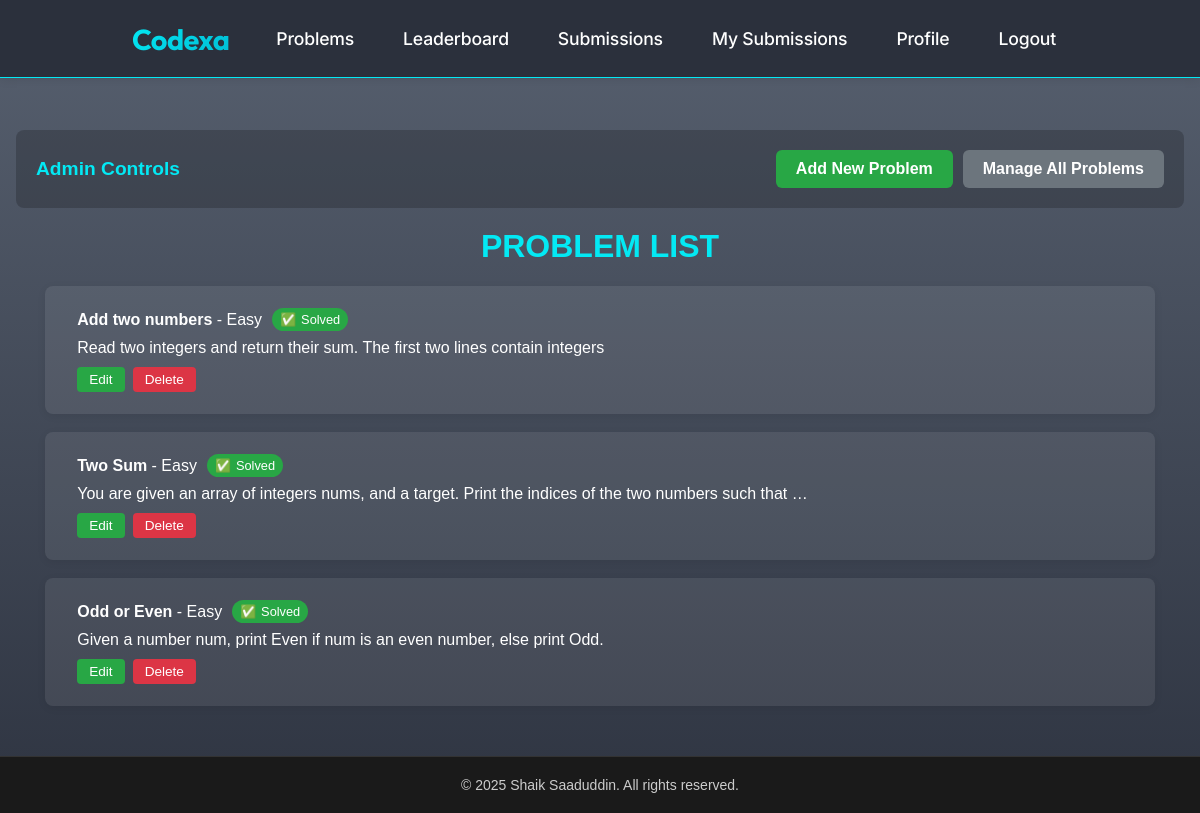
Screenshot of /problems/list/ (signed in) with the database file from the repository.
### problems/models.py (models this page shows, shortened)
class Problem(models.Model):
    title = models.CharField(max_length=200)
    description = models.TextField()
    difficulty = models.CharField(max_length=50)
    sample_input = models.TextField(null=True, blank=True)
    sample_output = models.TextField(null=True, blank=True)

### problems/views.py (the view)
# urls.py: path('list/', views.problem_list, name='problem-list'),
def problem_list(request):
    problems = Problem.objects.all()
    solved_problems = []
    if request.user.is_authenticated:
        solved_problems = list(
            CodeSubmission.objects.filter(
                user=request.user,
                is_correct=True
            ).values_list('problem_id', flat=True).distinct()
        )
    return render(request, 'problemList.html', {
        'problems': problems,
        'solved_problems': solved_problems
    })

### problems/templates/problemList.html (shortened to what this page needs)
{% extends "base.html" %}
{% load static %}
{% block extra_css %}
<link rel="stylesheet" href="{% static 'problemList.css' %}">
{% endblock %}
{% block content %}
{% if user.is_staff %}
<div class="admin-controls">
    <div class="admin-title">Admin Controls</div>
    <div class="admin-buttons">
        <a href="{% url 'admin_add_problem' %}" class="admin-btn add">Add New Problem</a>
        <a href="{% url 'admin_problems_list' %}" class="admin-btn manage">Manage All Problems</a>
    </div>
</div>
{% endif %}
<h1 id="heading">PROBLEM LIST</h1>
<ul style="list-style: none; padding: 0; margin: 0;">
    {% for problem in problems %}
    <li>
        <div class="problem-box">
            <div class="problem-header">
                <div class="problem-title-section">
                    <a href="{% url 'problem-detail' problem.id %}" style="text-decoration: none; color: inherit;">
                        <strong>{{ problem.title }}</strong> - {{ problem.difficulty }}
                    </a>
                    {% if user.is_authenticated and problem.id in solved_problems %}
                        <div class="solved-indicator">
                            <span>✅</span>
                            <span>Solved</span>
                        </div>
                    {% endif %}
                </div>
            </div>
            <a href="{% url 'problem-detail' problem.id %}" style="text-decoration: none; color: inherit;">
                {{ problem.description|striptags|truncatewords:20 }}
            </a>
            {% if user.is_staff %}
            <div class="problem-actions">
                <a href="{% url 'admin_edit_problem' problem.id %}" class="problem-btn edit">Edit</a>
                <a href="{% url 'admin_delete_problem' problem.id %}" class="problem-btn delete">Delete</a>
            </div>
            {% endif %}
        </div>
    </li>
    {% empty %}
    <li>
        No problems available.
    </li>
    {% endfor %}
</ul>
{% endblock %}

### static/base.css (style rules this page uses)
body { margin: 0; padding: 0; font-family: 'Segoe UI', Arial, Helvetica, sans-serif; background: #23272f; color: #fff; min-height: 100vh; }
a { color: #03e9f4; text-decoration: none; transition: color 0.2s; }
h1, h2, h3, h4, h5 { color: #fff; font-weight: 600; margin-top: 0; }

### static/footer.css (style rules this page uses)
body { display: flex; flex-direction: column; min-height: 100vh; margin: 0; padding: 0; }
* { box-sizing: border-box; }
html { margin: 0; padding: 0; }

### problems/static/problemList.css (style rules this page uses)
body { margin: 0; padding: 0; font-family: Arial, Helvetica, sans-serif; background: linear-gradient(#57606f, #2f3542); height: 100vh; color: #fff; }
.problem-box { background: rgba(255, 255, 255, 0.08); color: #fff; border-radius: 8px; box-shadow: 0 2px 8px rgba(0,0,0,0.07); margin: 18px 0; padding: 22px 32px; width: 95%; margin-left: auto; margin-right: auto; transition: transform 0.2s cubic-bezier(.4,2,.6,1), box-shadow 0.2s cubic-bezier(.4,2,.6,1), background 0.2s; box-sizing: border-box; cursor: pointer; display: block; }

### problems/templates/problemList.html (style rules this page uses)
.admin-controls { max-width: 1200px; margin: 20px auto; padding: 0 20px; display: flex; justify-content: space-between; align-items: center; background: rgba(0, 0, 0, 0.2); border-radius: 8px; padding: 20px; }
.admin-title { color: #03e9f4; font-size: 1.2rem; font-weight: bold; }
.admin-buttons { display: flex; gap: 10px; }
.admin-btn { background: #03e9f4; color: #23272f; border: none; border-radius: 6px; padding: 10px 20px; font-size: 1em; font-weight: 600; cursor: pointer; transition: background 0.2s, color 0.2s; text-decoration: none; display: inline-block; }
.admin-btn.add { background: #28a745; color: white; }
.admin-btn.manage { background: #6c757d; color: white; }
.problem-actions { margin-top: 10px; display: flex; gap: 8px; }
.problem-btn { background: #007bff; color: white; border: none; border-radius: 4px; padding: 5px 12px; font-size: 0.85em; font-weight: 500; cursor: pointer; transition: background 0.2s; text-decoration: none; display: inline-block; }
.problem-btn.edit { background: #28a745; }
.problem-btn.delete { background: #dc3545; }
#heading { text-align: center; color: #03e9f4; font-size: 2rem; margin-top: 20px; }
.solved-indicator { display: inline-flex; align-items: center; gap: 5px; background: #28a745; color: white; padding: 4px 8px; border-radius: 12px; font-size: 0.8em; font-weight: 500; margin-left: 10px; }
.problem-box { position: relative; }
.problem-header { display: flex; align-items: center; justify-content: space-between; margin-bottom: 8px; }
.problem-title-section { display: flex; align-items: center; flex: 1; }

### rows the page displays
Problem: title "Add two numbers", difficulty "Easy", shows "Solved", description "Read two integers and return their sum. The first two lines contain integers"
Problem: title "Two Sum", difficulty "Easy", shows "Solved", description "You are given an array of integers nums, and a target. Print the indices of the two numbers such that …"
Problem: title "Odd or Even", difficulty "Easy", shows "Solved", description "Given a number num, print Even if num is an even number, else print Odd."
